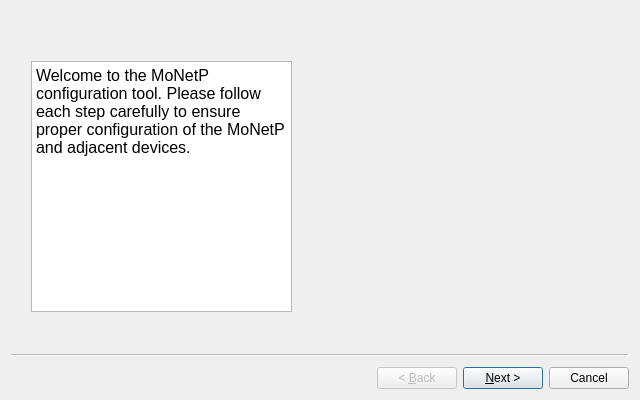
<?xml version="1.0" encoding="UTF-8"?>
<ui version="4.0">
 <class>wizard</class>
 <widget class="QWizard" name="wizard">
  <property name="geometry">
   <rect>
    <x>0</x>
    <y>0</y>
    <width>640</width>
    <height>400</height>
   </rect>
  </property>
  <property name="windowTitle">
   <string>Wizard</string>
  </property>
  <widget class="QWizardPage" name="wizardPage">
   <widget class="QLabel" name="label_2">
    <property name="geometry">
     <rect>
      <x>300</x>
      <y>40</y>
      <width>311</width>
      <height>281</height>
     </rect>
    </property>
    <property name="text">
     <string/>
    </property>
    <property name="pixmap">
     <pixmap>teslapics/Monetscaled.jpg</pixmap>
    </property>
   </widget>
   <widget class="QTextBrowser" name="textBrowser">
    <property name="geometry">
     <rect>
      <x>20</x>
      <y>50</y>
      <width>261</width>
      <height>251</height>
     </rect>
    </property>
    <property name="html">
     <string>&lt;!DOCTYPE HTML PUBLIC &quot;-//W3C//DTD HTML 4.0//EN&quot; &quot;http://www.w3.org/TR/REC-html40/strict.dtd&quot;&gt;
&lt;html&gt;&lt;head&gt;&lt;meta name=&quot;qrichtext&quot; content=&quot;1&quot; /&gt;&lt;style type=&quot;text/css&quot;&gt;
p, li { white-space: pre-wrap; }
&lt;/style&gt;&lt;/head&gt;&lt;body style=&quot; font-family:'Sans Serif'; font-size:9pt; font-weight:400; font-style:normal;&quot;&gt;
&lt;p style=&quot; margin-top:0px; margin-bottom:0px; margin-left:0px; margin-right:0px; -qt-block-indent:0; text-indent:0px;&quot;&gt;&lt;span style=&quot; font-size:12pt;&quot;&gt;Welcome to the MoNetP configuration tool. Please follow each step carefully to ensure proper configuration of the MoNetP and adjacent devices.&lt;/span&gt;&lt;/p&gt;&lt;/body&gt;&lt;/html&gt;</string>
    </property>
   </widget>
  </widget>
  <widget class="QWizardPage" name="wizardPage1">
   <widget class="QLabel" name="label">
    <property name="geometry">
     <rect>
      <x>340</x>
      <y>40</y>
      <width>281</width>
      <height>281</height>
     </rect>
    </property>
    <property name="text">
     <string/>
    </property>
    <property name="pixmap">
     <pixmap>teslapics/tes1scaled.png</pixmap>
    </property>
   </widget>
   <widget class="QTextBrowser" name="textBrowser_2">
    <property name="geometry">
     <rect>
      <x>20</x>
      <y>50</y>
      <width>271</width>
      <height>251</height>
     </rect>
    </property>
    <property name="html">
     <string>&lt;!DOCTYPE HTML PUBLIC &quot;-//W3C//DTD HTML 4.0//EN&quot; &quot;http://www.w3.org/TR/REC-html40/strict.dtd&quot;&gt;
&lt;html&gt;&lt;head&gt;&lt;meta name=&quot;qrichtext&quot; content=&quot;1&quot; /&gt;&lt;style type=&quot;text/css&quot;&gt;
p, li { white-space: pre-wrap; }
&lt;/style&gt;&lt;/head&gt;&lt;body style=&quot; font-family:'Sans Serif'; font-size:9pt; font-weight:400; font-style:normal;&quot;&gt;
&lt;p style=&quot; margin-top:0px; margin-bottom:0px; margin-left:0px; margin-right:0px; -qt-block-indent:0; text-indent:0px;&quot;&gt;&lt;span style=&quot; font-size:12pt;&quot;&gt;Ensure all necessary components are present before beginning setup: &lt;/span&gt;&lt;/p&gt;
&lt;p style=&quot;-qt-paragraph-type:empty; margin-top:0px; margin-bottom:0px; margin-left:0px; margin-right:0px; -qt-block-indent:0; text-indent:0px; font-size:12pt;&quot;&gt;&lt;br /&gt;&lt;/p&gt;
&lt;p style=&quot; margin-top:0px; margin-bottom:0px; margin-left:0px; margin-right:0px; -qt-block-indent:0; text-indent:0px;&quot;&gt;&lt;span style=&quot; font-size:12pt;&quot;&gt;- 2x Tripod mount&lt;/span&gt;&lt;/p&gt;
&lt;p style=&quot; margin-top:0px; margin-bottom:0px; margin-left:0px; margin-right:0px; -qt-block-indent:0; text-indent:0px;&quot;&gt;&lt;span style=&quot; font-size:12pt;&quot;&gt;- 2x 6pin to ethernet adapter w/ ethernet extender&lt;/span&gt;&lt;/p&gt;
&lt;p style=&quot; margin-top:0px; margin-bottom:0px; margin-left:0px; margin-right:0px; -qt-block-indent:0; text-indent:0px;&quot;&gt;&lt;span style=&quot; font-size:12pt;&quot;&gt;- 2x 25ft Ethernet cable&lt;/span&gt;&lt;/p&gt;
&lt;p style=&quot;-qt-paragraph-type:empty; margin-top:0px; margin-bottom:0px; margin-left:0px; margin-right:0px; -qt-block-indent:0; text-indent:0px; font-size:12pt;&quot;&gt;&lt;br /&gt;&lt;/p&gt;&lt;/body&gt;&lt;/html&gt;</string>
    </property>
   </widget>
  </widget>
  <widget class="QWizardPage" name="wizardPage2">
   <widget class="QLabel" name="label_3">
    <property name="geometry">
     <rect>
      <x>310</x>
      <y>50</y>
      <width>291</width>
      <height>251</height>
     </rect>
    </property>
    <property name="text">
     <string/>
    </property>
    <property name="pixmap">
     <pixmap>teslapics/tesrear.jpg</pixmap>
    </property>
   </widget>
   <widget class="QTextBrowser" name="textBrowser_3">
    <property name="geometry">
     <rect>
      <x>20</x>
      <y>50</y>
      <width>271</width>
      <height>251</height>
     </rect>
    </property>
    <property name="html">
     <string>&lt;!DOCTYPE HTML PUBLIC &quot;-//W3C//DTD HTML 4.0//EN&quot; &quot;http://www.w3.org/TR/REC-html40/strict.dtd&quot;&gt;
&lt;html&gt;&lt;head&gt;&lt;meta name=&quot;qrichtext&quot; content=&quot;1&quot; /&gt;&lt;style type=&quot;text/css&quot;&gt;
p, li { white-space: pre-wrap; }
&lt;/style&gt;&lt;/head&gt;&lt;body style=&quot; font-family:'Sans Serif'; font-size:9pt; font-weight:400; font-style:normal;&quot;&gt;
&lt;p style=&quot; margin-top:0px; margin-bottom:0px; margin-left:0px; margin-right:0px; -qt-block-indent:0; text-indent:0px;&quot;&gt;&lt;span style=&quot; font-size:12pt;&quot;&gt;Expand Tripod by loosening bottom bolt and pulling sliding mechanism downward. Legs should expand according to position of sliding mechanism. &lt;/span&gt;&lt;/p&gt;&lt;/body&gt;&lt;/html&gt;</string>
    </property>
   </widget>
  </widget>
  <widget class="QWizardPage" name="wizardPage_2">
   <widget class="QTextBrowser" name="textBrowser_4">
    <property name="geometry">
     <rect>
      <x>20</x>
      <y>50</y>
      <width>271</width>
      <height>251</height>
     </rect>
    </property>
    <property name="html">
     <string>&lt;!DOCTYPE HTML PUBLIC &quot;-//W3C//DTD HTML 4.0//EN&quot; &quot;http://www.w3.org/TR/REC-html40/strict.dtd&quot;&gt;
&lt;html&gt;&lt;head&gt;&lt;meta name=&quot;qrichtext&quot; content=&quot;1&quot; /&gt;&lt;style type=&quot;text/css&quot;&gt;
p, li { white-space: pre-wrap; }
&lt;/style&gt;&lt;/head&gt;&lt;body style=&quot; font-family:'Sans Serif'; font-size:9pt; font-weight:400; font-style:normal;&quot;&gt;
&lt;p style=&quot; margin-top:0px; margin-bottom:0px; margin-left:0px; margin-right:0px; -qt-block-indent:0; text-indent:0px;&quot;&gt;&lt;span style=&quot; font-size:12pt;&quot;&gt;Connect Litebeam Dish to pre-mounted connector. Lightly wrap cable around upper portion of tripod to ensure cable does not get snagged on surroundings during quick displacement. &lt;/span&gt;&lt;/p&gt;&lt;/body&gt;&lt;/html&gt;</string>
    </property>
   </widget>
  </widget>
  <widget class="QWizardPage" name="wizardPage_3">
   <widget class="QTextBrowser" name="textBrowser_5">
    <property name="geometry">
     <rect>
      <x>20</x>
      <y>50</y>
      <width>271</width>
      <height>251</height>
     </rect>
    </property>
    <property name="html">
     <string>&lt;!DOCTYPE HTML PUBLIC &quot;-//W3C//DTD HTML 4.0//EN&quot; &quot;http://www.w3.org/TR/REC-html40/strict.dtd&quot;&gt;
&lt;html&gt;&lt;head&gt;&lt;meta name=&quot;qrichtext&quot; content=&quot;1&quot; /&gt;&lt;style type=&quot;text/css&quot;&gt;
p, li { white-space: pre-wrap; }
&lt;/style&gt;&lt;/head&gt;&lt;body style=&quot; font-family:'Sans Serif'; font-size:9pt; font-weight:400; font-style:normal;&quot;&gt;
&lt;p style=&quot; margin-top:0px; margin-bottom:0px; margin-left:0px; margin-right:0px; -qt-block-indent:0; text-indent:0px;&quot;&gt;&lt;span style=&quot; font-size:12pt;&quot;&gt;Enter your allocated network address and subnet mask into the appropriate fields. This information can be found in the Annex K  or should be dictated by your communications supervisor.&lt;/span&gt;&lt;/p&gt;
&lt;p style=&quot;-qt-paragraph-type:empty; margin-top:0px; margin-bottom:0px; margin-left:0px; margin-right:0px; -qt-block-indent:0; text-indent:0px;&quot;&gt;&lt;br /&gt;&lt;/p&gt;
&lt;p style=&quot; margin-top:0px; margin-bottom:0px; margin-left:0px; margin-right:0px; -qt-block-indent:0; text-indent:0px;&quot;&gt;&lt;span style=&quot; font-size:12pt;&quot;&gt;If you have already completed this step, you may skip to the next step by hitting next. Do not hit Deploy Configuration. &lt;/span&gt;&lt;/p&gt;&lt;/body&gt;&lt;/html&gt;</string>
    </property>
   </widget>
   <widget class="QTextEdit" name="textEdit">
    <property name="geometry">
     <rect>
      <x>380</x>
      <y>100</y>
      <width>171</width>
      <height>31</height>
     </rect>
    </property>
   </widget>
   <widget class="QTextEdit" name="textEdit_2">
    <property name="geometry">
     <rect>
      <x>380</x>
      <y>160</y>
      <width>171</width>
      <height>31</height>
     </rect>
    </property>
   </widget>
   <widget class="QLabel" name="label_4">
    <property name="geometry">
     <rect>
      <x>410</x>
      <y>80</y>
      <width>111</width>
      <height>20</height>
     </rect>
    </property>
    <property name="text">
     <string>Network Address</string>
    </property>
   </widget>
   <widget class="QLabel" name="label_5">
    <property name="geometry">
     <rect>
      <x>420</x>
      <y>140</y>
      <width>91</width>
      <height>20</height>
     </rect>
    </property>
    <property name="text">
     <string>Subnet mask</string>
    </property>
   </widget>
   <widget class="QPushButton" name="pushButton">
    <property name="geometry">
     <rect>
      <x>390</x>
      <y>230</y>
      <width>151</width>
      <height>23</height>
     </rect>
    </property>
    <property name="text">
     <string>Deploy Configuration</string>
    </property>
   </widget>
   <widget class="QCheckBox" name="checkBox">
    <property name="geometry">
     <rect>
      <x>400</x>
      <y>200</y>
      <width>131</width>
      <height>21</height>
     </rect>
    </property>
    <property name="text">
     <string>Sim card installed</string>
    </property>
   </widget>
  </widget>
  <widget class="QWizardPage" name="wizardPage_4"/>
 </widget>
 <resources/>
 <connections/>
</ui>
